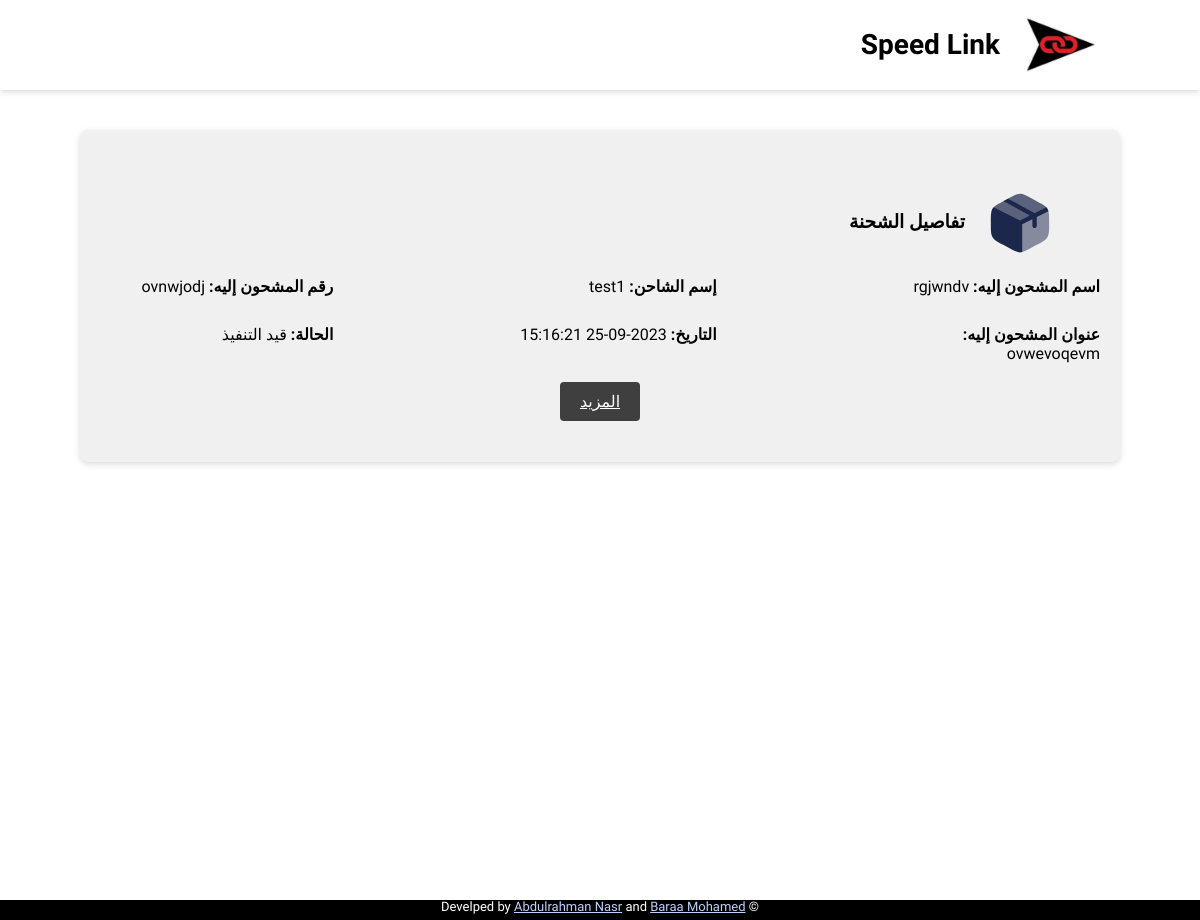
Page /viweshipping on the earlier database version.
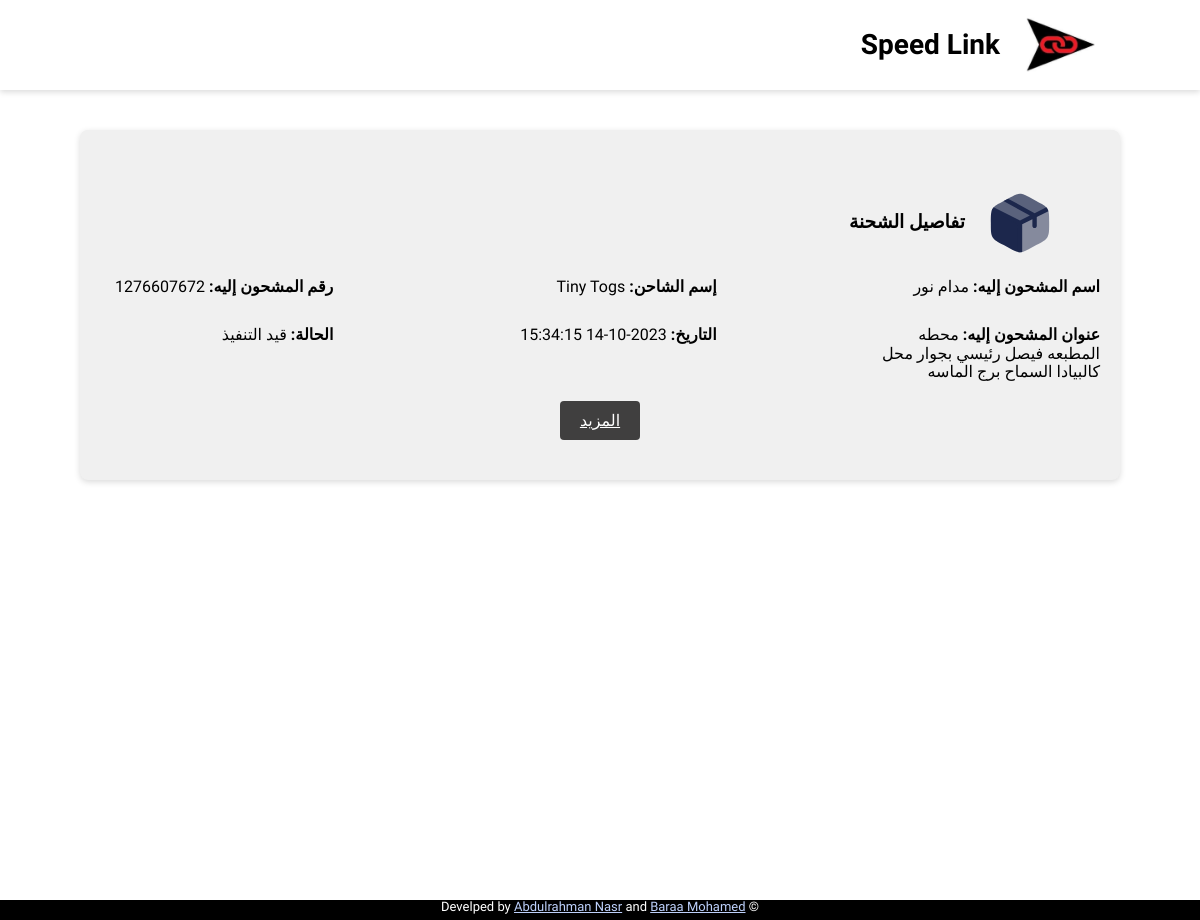
Same page on the later database version.
### app.py (models this page shows)
class Shipment(db.Model):
    id = db.Column(db.Integer, primary_key=True)
    barcode = db.Column(db.String(18))
    shipper_username = db.Column(db.Integer)
    status = db.Column(db.String(50))
    delivery_id = db.Column(db.Integer)
    shipper_name = db.Column(db.String(100))
    shipper_phone_1 = db.Column(db.String(11))
    shipper_phone_2 = db.Column(db.String(11))
    shipper_address = db.Column(db.String(200))
    shipper_city = db.Column(db.String(100))
    shipper_wallet_code = db.Column(db.String(15))
    shipper_note = db.Column(db.Text)
    recipient_name = db.Column(db.String(100))
    recipient_phone_1 = db.Column(db.String(15))
    recipient_phone_2 = db.Column(db.String(15))
    recipient_address = db.Column(db.String(200))
    recipient_city = db.Column(db.String(100))
    recipient_note = db.Column(db.Text)
    pprice = db.Column(db.Integer)
    dprice = db.Column(db.Integer)
    tprice = db.Column(db.Integer)
    shipment_status = db.Column(db.String(100))
    date = db.Column(db.String(23))
    delivery_date = db.Column(db.String(23) )
    aws_code = db.Column(db.String(25))
    how = db.Column(db.String(25))
    isprint = db.Column(db.Integer)
    issend = db.Column(db.Integer)
    Collector = db.Column(db.Integer)

### app.py (the view)
@app.route('/viweshipping')
def viweshipping():
    s = Shipment.query.filter_by(status='New Add').all()
    s =s[::-1]
    return render_template('allshipments.html',allS=s)

### templates/allshipments.html (shortened to what this page needs)
<!DOCTYPE html>
<html lang="en">
<head>
    <link rel="stylesheet" href="{{ url_for('static',filename='css/style.css')}}" />
    <link rel="stylesheet" href="https://cdnjs.cloudflare.com/ajax/libs/normalize/8.0.1/normalize.min.css"
    />
</head>
<body dir="rtl">
    <header class="header">
        <div class="logo">
            <img src="{{ url_for('static',filename='images/logo.jpg')}}" alt="Speed Link Logo" />
            <h1 class="name">Speed Link</h1>
        </div>
    </header>
    <div class="container">
        <div class="grid-container">
            {% for item in allS%}
            <div class="card">
                <br />
                <div class="card-header">
                    <img src="{{ url_for('static',filename='images/box.svg')}}" alt="Image 1" />
                    <h3>تفاصيل الشحنة</h3>
                </div>
                <div class="card-content">
                    <p>
                        <strong>اسم المشحون إليه:</strong> {{ item.recipient_name }}
                    </p>
                    <p>
                        <strong>إسم الشاحن:</strong> {{ item.shipper_name }}
                    </p>
                    <p>
                        <strong>رقم المشحون إليه:</strong> {{ item.recipient_phone_1 }}
                    </p>
                    <p>
                        <strong>عنوان المشحون إليه:</strong> {{ item.recipient_address }}
                    </p>
                    <p>
                        <strong>التاريخ:</strong> {{ item.date }}
                    </p>
                    <p>
                        <strong>الحالة:</strong> قيد التنفيذ
                    </p>
                </div>
                <div class="card-footer">
                    <a href="/track/{{ item.barcode }}" class="btn">المزيد</a>
                </div>
            </div>
            {% endfor %}
        </div>
    </div>
    <center>
        <footer class="footer">
            <p>
                &copy; Develped by
                <a href="#">Abdulrahman Nasr</a> and
                <a href="#">Baraa Mohamed</a>
            </p>
        </footer>
    </center>
</body>
</html>

Differences in the rows shown:
no longer on this page (row edited): Shipment: recipient_name "rgjwndv", shipper_name "test1", recipient_phone_1 "ovnwjodj", recipient_address "ovwevoqevm", date "2023-09-25 15:16:21"
added Shipment: recipient_name "مدام نور", shipper_name "Tiny Togs", recipient_phone_1 "1276607672", recipient_address "محطه المطبعه فيصل رئيسي بجوار محل كالبيادا السماح برج الماسه", date "2023-10-14 15:34:15"
